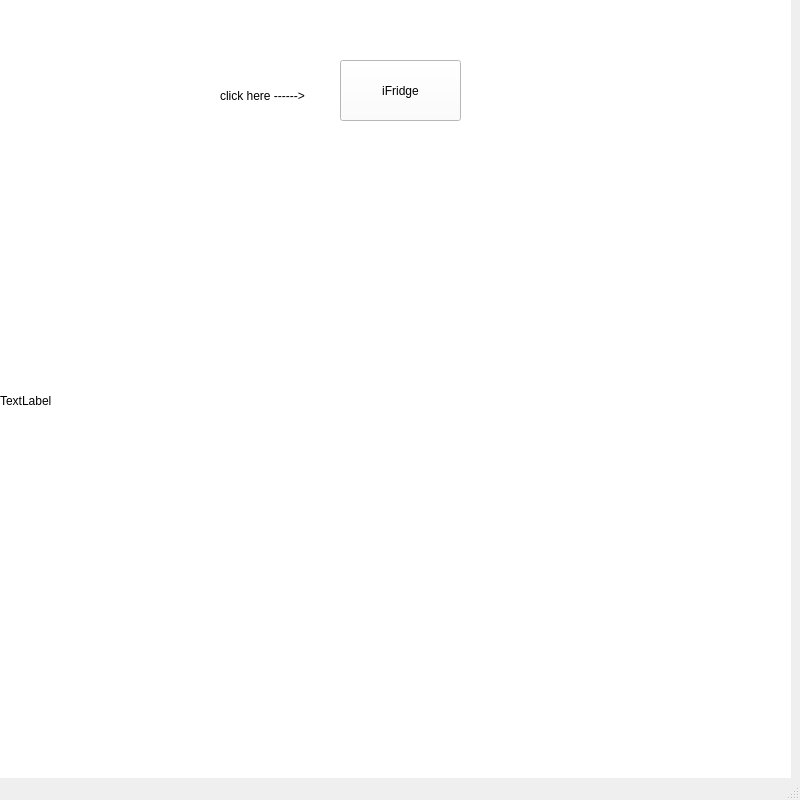
<?xml version="1.0" encoding="UTF-8"?>
<ui version="4.0">
 <class>QMainWindow</class>
 <widget class="QMainWindow" name="QMainWindow">
  <property name="geometry">
   <rect>
    <x>0</x>
    <y>0</y>
    <width>800</width>
    <height>800</height>
   </rect>
  </property>
  <property name="windowTitle">
   <string>iFridge</string>
  </property>
  <widget class="QWidget" name="centralwidget">
   <widget class="QPushButton" name="pushButton">
    <property name="geometry">
     <rect>
      <x>340</x>
      <y>60</y>
      <width>121</width>
      <height>61</height>
     </rect>
    </property>
    <property name="styleSheet">
     <string notr="true">font: 700 12pt &quot;Terminal&quot;;
background-color: rgb(255, 255, 255);</string>
    </property>
    <property name="text">
     <string>iFridge</string>
    </property>
    <property name="default">
     <bool>false</bool>
    </property>
   </widget>
   <widget class="QLabel" name="label_3">
    <property name="geometry">
     <rect>
      <x>220</x>
      <y>80</y>
      <width>131</width>
      <height>31</height>
     </rect>
    </property>
    <property name="styleSheet">
     <string notr="true">font: 700 9pt &quot;Terminal&quot;;</string>
    </property>
    <property name="text">
     <string>click here ------&gt; </string>
    </property>
   </widget>
   <widget class="QLabel" name="label">
    <property name="geometry">
     <rect>
      <x>0</x>
      <y>40</y>
      <width>801</width>
      <height>801</height>
     </rect>
    </property>
    <property name="text">
     <string/>
    </property>
    <property name="pixmap">
     <pixmap>../img/Kühlschrank_Bild.jpg.png</pixmap>
    </property>
   </widget>
   <widget class="QLabel" name="label_2">
    <property name="geometry">
     <rect>
      <x>0</x>
      <y>0</y>
      <width>791</width>
      <height>801</height>
     </rect>
    </property>
    <property name="styleSheet">
     <string notr="true">background-color: rgb(255, 255, 255);</string>
    </property>
    <property name="text">
     <string>TextLabel</string>
    </property>
   </widget>
   <zorder>label_2</zorder>
   <zorder>label</zorder>
   <zorder>pushButton</zorder>
   <zorder>label_3</zorder>
  </widget>
  <widget class="QStatusBar" name="statusbar"/>
 </widget>
 <resources/>
 <connections/>
</ui>
